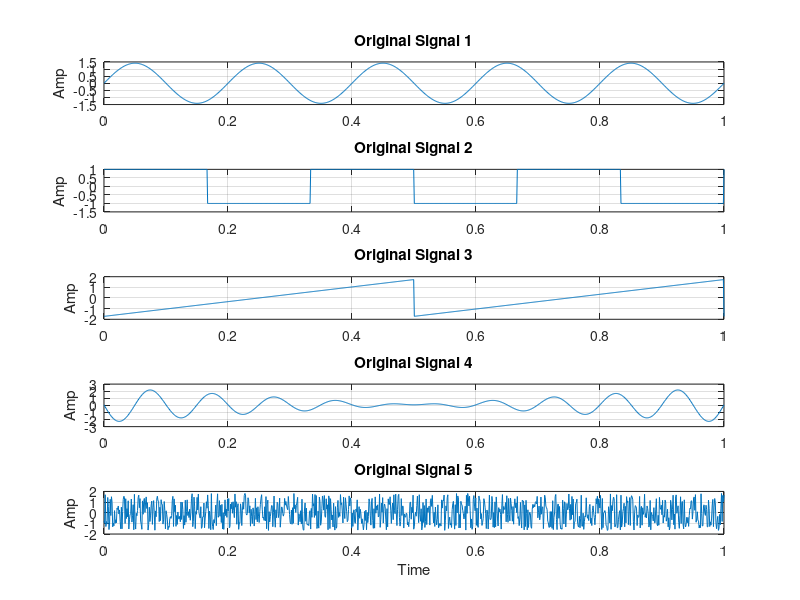
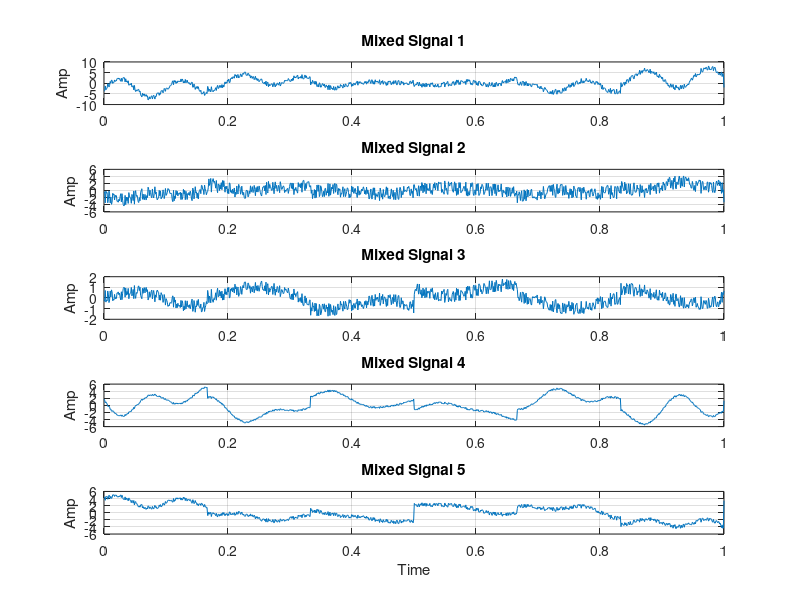
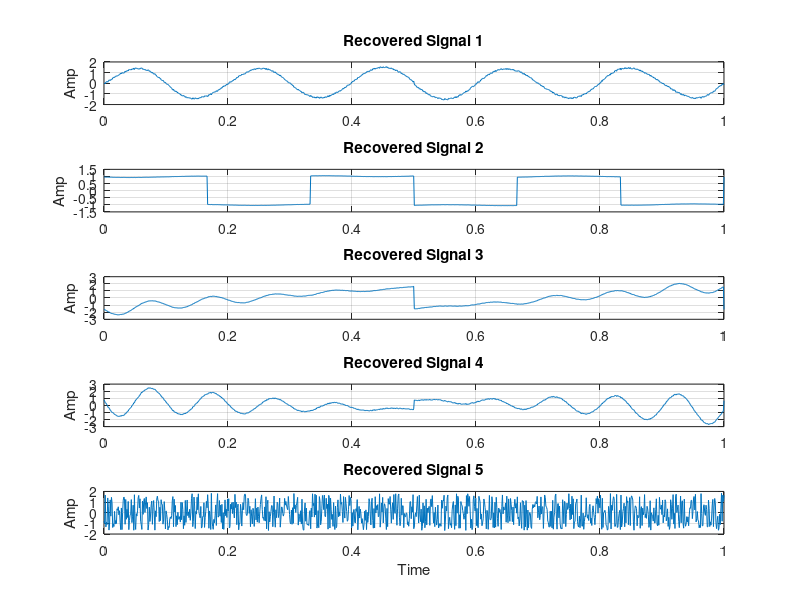
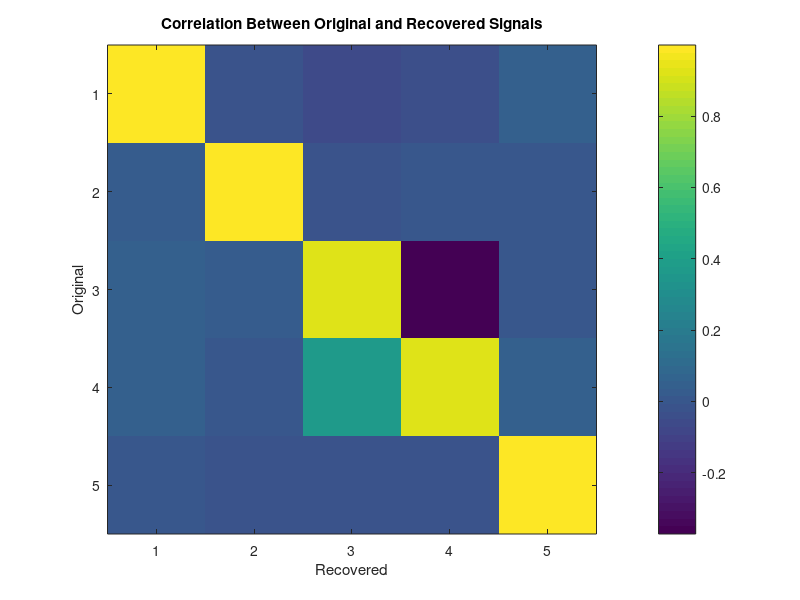

MATLAB code to generate these figures, in order:
clc;
clear;
close all;

%% Parameters
n = 1000;
t = linspace(0, 1, n);
numSignals = 5;

%% Step 1: Define Diverse Source Signals
s1 = sin(2*pi*5*t);                       % Sine wave
s2 = square(2*pi*3*t);                    % Square wave
s3 = sawtooth(2*pi*2*t);                  % Sawtooth wave
s4 = sin(2*pi*10*t) .* (t - 0.5);         % Modulated sine (non-linear)
s5 = 2*(rand(1, n) - 0.5);                % Random noise

S = [s1; s2; s3; s4; s5];

% Normalize
S = S - mean(S, 2);
S = S ./ std(S, 0, 2);

%% Step 2: Mix signals
A = randn(numSignals);
X = A * S;

%% Step 3: Whitening (PCA)
X = X - mean(X, 2);
[E, D] = eig(cov(X'));
whitenMat = sqrt(inv(D)) * E';
Z = whitenMat * X;

%% Step 4: ICA using Fixed-Point Iteration with Symmetric Decorrelation

maxIter = 1000;
tol = 1e-6;
W = randn(numSignals);

% Symmetric decorrelation function
sym_decor = @(W) (W * inv(sqrtm(W' * W)));

for iter = 1:maxIter
    W_old = W;
    WX = W * Z;
    g = tanh(WX);
    g_prime = 1 - g.^2;
    W = (g * Z') / n - diag(mean(g_prime, 2)) * W;
    
    W = sym_decor(W); % Symmetric orthogonalization
    
    if norm(abs(diag(W * W_old')) - ones(numSignals,1)) < tol
        break;
    end
end

%% Step 5: Recover Sources
S_est = W * Z;

%% Step 6: Optimal Signal Matching via Correlation Matrix

corrM = abs(corr(S', S_est'));
matching = zeros(1, numSignals);
used = false(1, numSignals);

S_aligned = zeros(size(S_est));

for i = 1:numSignals
    [val, idx] = max(corrM(i,:) .* ~used);
    used(idx) = true;
    sign_corr = sign(corr(S(i,:)', S_est(idx,:)'));
    S_aligned(i,:) = sign_corr * S_est(idx,:) * std(S(i,:)) / std(S_est(idx,:));
end

%% Step 7: Plot Results

% Original Signals
figure('Name', 'Original Signals');
for i = 1:numSignals
    subplot(numSignals,1,i);
    plot(t, S(i,:));
    title(['Original Signal ', num2str(i)]);
    ylabel('Amp'); grid on;
end
xlabel('Time');

% Mixed Signals
figure('Name', 'Mixed Signals');
for i = 1:numSignals
    subplot(numSignals,1,i);
    plot(t, X(i,:));
    title(['Mixed Signal ', num2str(i)]);
    ylabel('Amp'); grid on;
end
xlabel('Time');

% Separated Signals
figure('Name', 'Separated Signals (Aligned)');
for i = 1:numSignals
    subplot(numSignals,1,i);
    plot(t, S_aligned(i,:));
    title(['Recovered Signal ', num2str(i)]);
    ylabel('Amp'); grid on;
end
xlabel('Time');

% Correlation Matrix
figure('Name', 'Correlation Matrix');
imagesc(corr(S', S_aligned'));
colorbar;
title('Correlation Between Original and Recovered Signals');
xlabel('Recovered');
ylabel('Original');
axis square;
